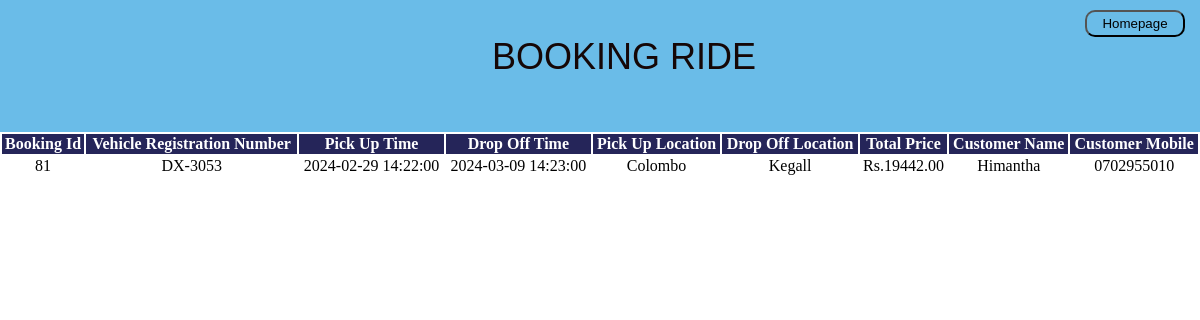
Screenshot of /php/drivenow.php?driver=200200000000 with the database file from the repository.
### tables this page shows
CREATE TABLE `bookings` (
  `bookingID` int(11) NOT NULL,
  `CarID` varchar(10) NOT NULL,
  `start` datetime NOT NULL,
  `end` datetime NOT NULL,
  `PickUp` varchar(50) NOT NULL,
  `DropOff` varchar(50) NOT NULL,
  `TotalPrice` int(11) NOT NULL,
  `userID` int(11) NOT NULL
);

CREATE TABLE `user` (
  `userID` int(11) NOT NULL,
  `Name` varchar(30) NOT NULL,
  `pwd` varchar(255) NOT NULL,
  `Email` varchar(20) NOT NULL,
  `tp` varchar(12) NOT NULL,
  `Address` varchar(50) NOT NULL
);

### php/drivenow.php (the view, shortened to what this page needs)
<?php
$driver = $_GET['driver'];
?>
<!DOCTYPE html>
<html lang="en">
<head>
</head>
<body>
    <div class="container">
        <div class="header">
            <input  id="homepage" type="button" value="Homepage" onclick="location.href = 'driverprofile.php?passid=<?php echo $driver ?>';">
            <br><br>
            <p id="head">BOOKING RIDE</p>
            <br><br><br>
        </div>
    <table style="width: 100%;">
        <tr>
         <th>Booking Id</th>
         <th>Vehicle Registration Number</th>
         <th>Pick Up Time</th>
         <th>Drop Off Time</th>
         <th>Pick Up Location</th>
         <th>Drop Off Location</th>
         <th>Total Price</th>
         <th>Customer Name</th>
         <th>Customer Mobile</th>
        </tr>
<?php
require_once('../connect.php');
    $sql = "SELECT bookings.*, user.Name AS UserName, user.tp AS UserTP
            FROM bookings
            INNER JOIN user ON bookings.userID = user.userID
            WHERE bookings.CarID IN (
            SELECT CarID
            FROM cars
            WHERE DriverID = '$driver'
            );";
    $result = mysqli_query($connection, $sql);
    if ($result) {
        while ($row = mysqli_fetch_assoc($result)) {
            $BID = $row['bookingID'];
            $carID = $row['CarID'];
            $start = $row['start'];
            $end = $row['end'];
            $PickUp = $row['PickUp'];
            $DropOff = $row['DropOff'];
            $TotalPrice = $row['TotalPrice'];
            $userName = $row['UserName'];
            $userTP = $row['UserTP'];
            echo<<<HTML
                <tr>
                    <td>{$BID}</td>
                    <td>{$carID}</td>
                    <td>{$start}</td>
                    <td>{$end}</td>
                    <td>{$PickUp}</td>
                    <td>{$DropOff}</td>
                    <td>Rs.{$TotalPrice}.00</td>
                    <td>{$userName}</td>
                    <td>{$userTP}</td>
                </tr>
HTML;
        }
    } else {
        echo "Error executing query: " . mysqli_error($connection);
    }
?>
     </table>
</body>
</html>

### php/drivenow.php (style rules this page uses)
* { margin:0px; }
.container { width:100%; background:white; }
.header { width:100%; background:rgb(106, 188, 232); }
#head { color:rgb(21, 7, 7); font-family:arial; font-size:36px; margin-left:41%; }
th { background:rgb(37, 37, 89); color:white; }
td { text-align: center; background:white; }
#homepage { width:100px; padding:4px; color:black; background:none; border-radius:10px; float:right; margin-right:15px; margin-top:10px; }

### rows the page displays
bookings: bookingID "81", CarID "DX-3053", start "2024-02-29 14:22:00", end "2024-03-09 14:23:00", PickUp "Colombo", DropOff "Kegall", TotalPrice "19442", userID.Name "Himantha", userID.tp "0702955010"
